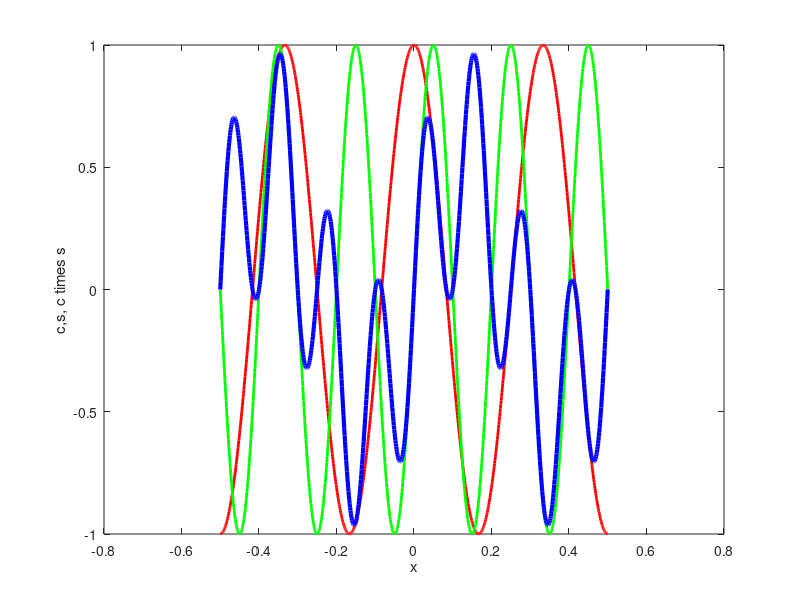

Write MATLAB code to recreate this figure.
%%%%%%%%%%%%%%%%%%%%%%%%%%%%%%%%%%%%%%%%%%%%%%%%%%
% fs_script1.m
% Script to test one example of orthogonality in Fourier Series
% DWM 5/9/10
%%%%%%%%%%%%%%%%%%%%%%%%%%%%%%%%%%%%%%%%%%%%%%%%%%
T = 1;                 % Define period
w = 2*pi/T;            % Derive omega
                       % Integral limits are -T/2 to +T/2
nint = 1000;           % We'll use a 1000 intervals
x = (-T/2:T/nint:T/2); % to give vector of x values

% Here we test cos(mwx) times sin(nwx) with m=3 and n=5
m = 3; c = cos(m*w*x); % Because x is a vector, so is c
n = 5; s = sin(n*w*x); % and so is s
cs = c .* s;           % Compute their element by element product

% Now use the Trapezium Rule to integrate.
result = trapz(x,cs)   % This is the result: hope it is small!

% Plot the c, s, and prod in red, green and blue
hold off;
set(gca, 'FontSize', 18);
plot(x, c,  '-', 'LineWidth',2, 'Color', 'red'); hold on;
plot(x, s,  '-', 'LineWidth',2, 'Color', 'green'); hold on;
plot(x, cs, '-', 'LineWidth',3, 'Color', 'blue'); hold on;
xlabel('x'); ylabel('c,s, c times s');
print('-depsc', 'fs_script1.eps'); % Save diagram as colour postscript

%%%%%%%%%%%%%%%%%%%%%%%%%%%%%%%%%%%%%%%%%%%%%%%%%%
